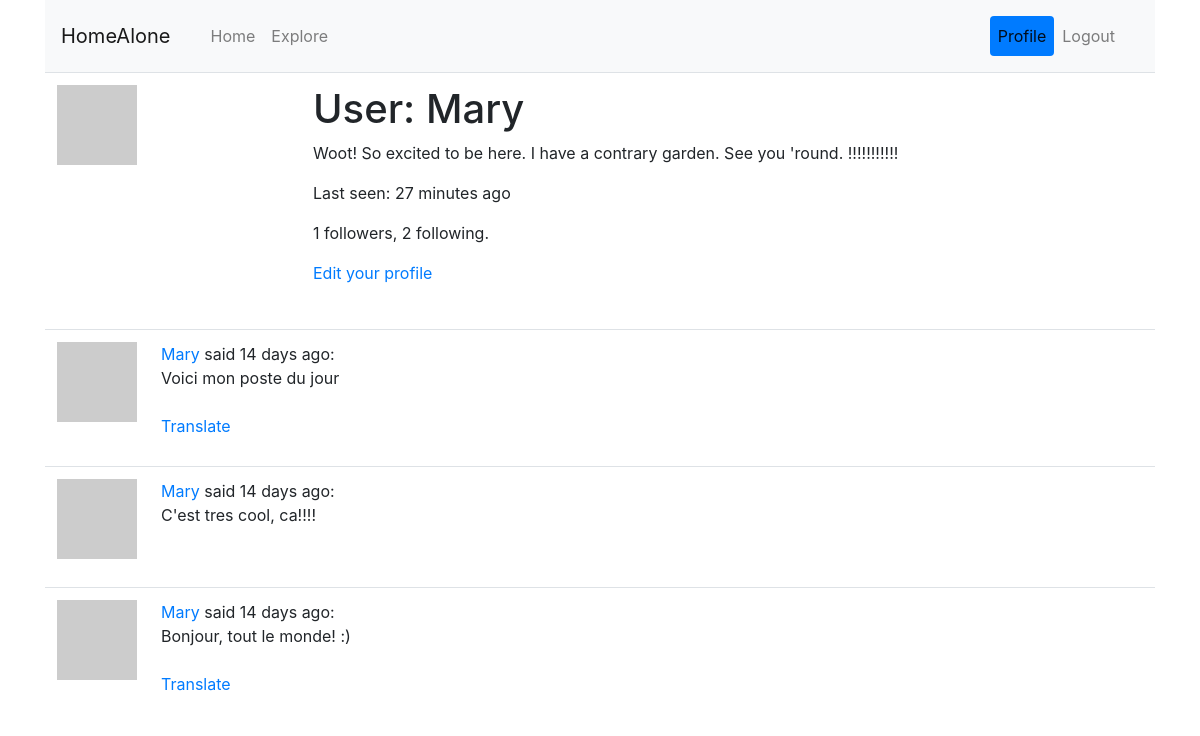
The page /user/Mary (signed in) on the database its author committed.
### app/models.py (models this page shows, shortened)
class User(UserMixin, db.Model):
	id = db.Column(db.Integer, primary_key=True)
	username = db.Column(db.String(64), index=True, unique=True)
	email = db.Column(db.String(120), index=True, unique=True)
	password_hash = db.Column(db.String(128))
	posts = db.relationship('Post', backref='author', lazy='dynamic')
	about_me = db.Column(db.String(140))
	last_seen = db.Column(db.DateTime, default=datetime.utcnow)
	followed = db.relationship(
		'User', # right side of relationship (users)
		secondary=followers, # left side of relationship (followers)
		primaryjoin=(followers.c.follower_id == id), # condition that links the left with the association table
		secondaryjoin=(followers.c.followed_id == id), # condition that links the right with the association table
		backref=db.backref('followers', lazy='dynamic'), # how this relationship will be accessed from the right side (from the left, the relationship is named `followed`)
		lazy='dynamic')
	def avatar(self, size):
		digest = md5(self.email.lower().encode('utf-8')).hexdigest()
		return 'https://www.gravatar.com/avatar/{}?d=identicon&s={}'.format(digest, size)

class Post(db.Model):
	id = db.Column(db.Integer, primary_key=True)
	body = db.Column(db.String(140))
	timestamp = db.Column(db.DateTime, index=True, default=datetime.utcnow)
	user_id = db.Column(db.Integer, db.ForeignKey('user.id'))
	language = db.Column(db.String(5))

### app/main/routes.py (the view)
@bp.route('/user/<username>')
@login_required
def user(username):
	user = User.query.filter_by(username=username).first_or_404()
	page = request.args.get('page', 1, type=int)
	pages = user.posts.order_by(Post.timestamp.desc()).paginate(
		page, current_app.config['POSTS_PER_PAGE'], False)
	posts = pages.items
	next_url = url_for('main.user', username=user.username, page=pages.next_num) \
		if pages.has_next else None
	prev_url = url_for('main.user', username=user.username, page=pages.prev_num) \
		if pages.has_prev else None
	return render_template('user.html', user=user,
							posts=posts, pages=pages,
							next_url=next_url, prev_url=prev_url)

### app/main/routes.py (called while the page is built)
@bp.before_request
def before_request():
	if current_user.is_authenticated:
		current_user.last_seen = datetime.utcnow()
		db.session.commit()
	g.locale = str(get_locale())

### app/models.py (called while the page is built)
@login.user_loader
def load_user(id):
	return User.query.get(int(id))

### app/templates/user.html (shortened to what this page needs)
{% extends "base.html" %}
{% block app_content %}
	<table class='table table-hover'>
		<tr>
			<td width="256px">
				<img src="{{ user.avatar(256) }}">
			</td>
			<td>
				<h1>{{ _('User: ') }}{{ user.username }}</h1>
				{% if user.about_me %}
					<p>{{ user.about_me }}</p>{% endif %}
				{% if user.last_seen %}
					<p>{{ _('Last seen: ') }}{{ moment(user.last_seen).fromNow() }}</p>{% endif %}
				<p>{{ user.followers.count() }} {{ _('followers') }},
					{{ user.followed.count() }} {{ _('following.') }}</p>
				{% if user == current_user %}
					<p><a href="{{ url_for('main.edit_profile') }}">
							{{ _('Edit your profile') }}</a></p>
				{% elif not current_user.is_following(user) %}
					<p><a href="{{ url_for('main.follow', username=user.username) }}">
							{{ _('Follow') }}<a></p>
				{% else %}
					<p><a href="{{ url_for('main.unfollow', username=user.username) }}">
							{{ _('Unfollow') }}</a></p>
				{% endif %}
			</td>
		</tr>
	</table>
  {% for post in posts %}
  	{% include '_post.html' %}
  {% endfor %}
{% endblock %}

### app/templates/base.html (shortened to what this page needs)
{% extends 'bs-f_base.html' %}
{% from 'bootstrap/nav.html' import render_nav_item as rni %}
{% from 'bootstrap/pagination.html' import render_pagination as rp %}
  {% block navbar %}
  <div class='container'>
    <nav class='navbar navbar-expand-sm navbar-light bg-light'>
      <a class="navbar-brand" href='/index'>{{ _('HomeAlone') }}</a>
      <div class='collapse navbar navbar-collapse d-flex justify-content-between' id='bs-example-navbar-collapse-1'>
        <ul class='navbar-nav nav-pills'>
          {{ rni('main.index', _('Home'), use_li=True) }}
          {{ rni('main.explore', _('Explore'), use_li=True) }}
        </ul>
        <ul class='navbar-nav nav-pills'>
          {% if current_user.is_anonymous %}
            {{ rni('auth.login', _('Login'), use_li=True) }}
          {% else %}
            {{ rni('main.user', _('Profile'), username=current_user.username) }}
            {{ rni('auth.logout', _('Logout'), use_li=True) }}
          {% endif %}
        </ul>
      </div>
    </nav>
  </div>
  {% endblock navbar %}
  {% block content %}
    <div class='container'>
      {% block app_content %}{% endblock %}
    </div>
  {% endblock content %}

### app/templates/_post.html (shortened to what this page needs)
 <table class='table table-hover'>
 	<tr>
 		<td width='70px'>
 			<a href="{{ url_for('main.user', username=post.author.username) }}">
	 			<img src="{{ post.author.avatar(70) }}" />
	 		</a>
	 	</td>
 		<td>
	 			{{ _('%(username)s said %(when)s',
	 					username=user_link, when=moment(post.timestamp).fromNow()) }}:
	 			<br>
	 			<span id="post{{ post.id }}">{{ post.body }}</span>
 			{% if post.language and post.language != g.locale %}
	 			<br><br>
	 			<span id="translation{{ post.id }}">
		 			<a href="javascript:translate(
						 					'#post{{ post.id }}',
						 					'#translation{{ post.id }}',
						 					'{{ post.language }}',
						 					'{{ g.locale }}');">{{ _('Translate') }}</a>
		 		</span>
 			{% endif %}
	 		</td>
 	</tr>
 </table>

### rows shown on the page
User: username "Profile", username "Mary", about_me "Woot! So excited to be here. I have a contrary garden. See you 'round. !!!!!!!!!!!", last_seen "27 minutes ago"
Post: body "Voici mon poste du jour"
Post: body "C'est tres cool, ca!!!!"
Post: body "Bonjour, tout le monde! :)"

### other values the page prints
{{ rni('main.index', _('Home'), use_li=True) }} "Home"
{{ rni('main.explore', _('Explore'), use_li=True) }} "Explore"
{{ rni('auth.logout', _('Logout'), use_li=True) }} "Logout"
{{ user.followers.count() }} "1"
{{ user.followed.count() }} "2"
